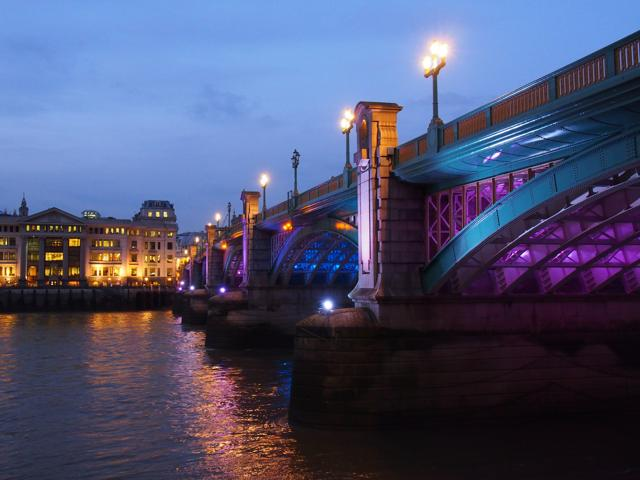
#> input picture image.jpg, 640 x 480 px, given in place of the camera
$ python 'Facial Recognition 6.py'   (older library calls are emulated)
#> lines starting #> are read from the running program, lines starting #| are printed output that depends on the picture
#filtering
import cv2
import numpy as np

cap = cv2.VideoCapture(0)

while True:
    _, frame = cap.read()
#> frame is the input picture: shape (480, 640, 3); mean B, G, R 110.6, 79.9, 76.7
    # [27 lines of commented-out code are left out]


    laplacian = cv2.Laplacian(frame, cv2.CV_64F)
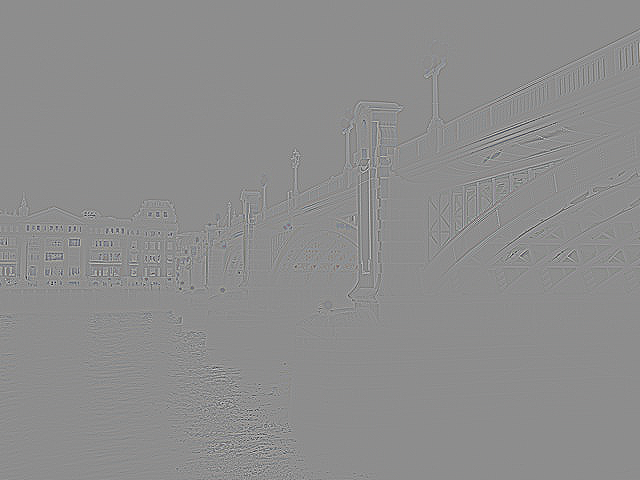
#> laplacian: shape (480, 640, 3) float64; mean B, G, R 0, 0, 0; drawn with min black and max white
    sobelx = cv2.Sobel(frame,cv2.CV_64F, 1, 0, ksize=5)
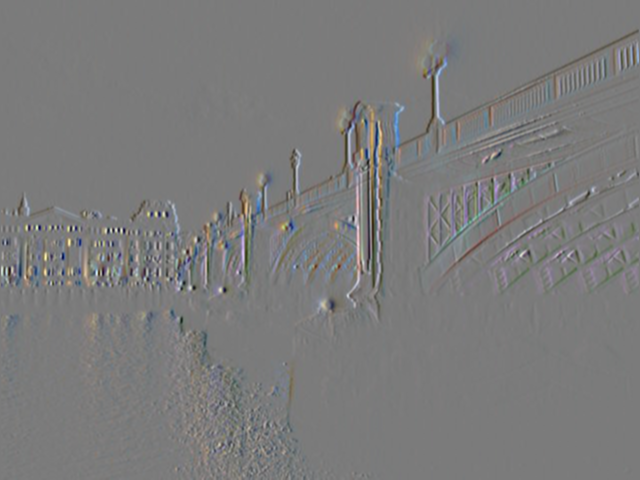
#> sobelx: shape (480, 640, 3) float64; mean B, G, R -14.1, -13.5, -11; drawn with min black and max white
    sobely = cv2.Sobel(frame, cv2.CV_64F, 0, 1, ksize=5)
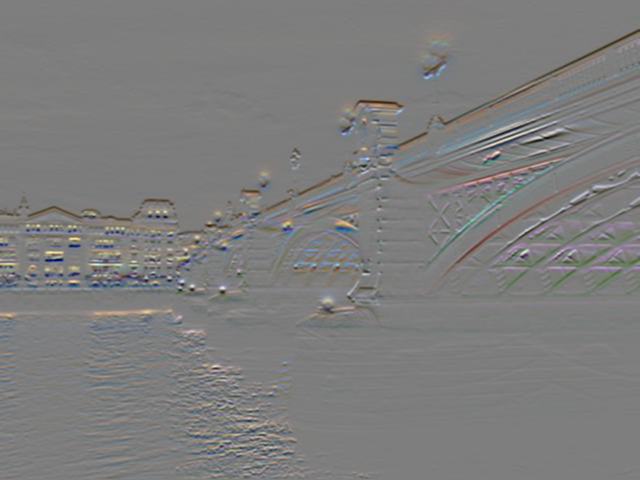
#> sobely: shape (480, 640, 3) float64; mean B, G, R -51.5, -34, -18; drawn with min black and max white
    edges = cv2.Canny(frame, 100,200)
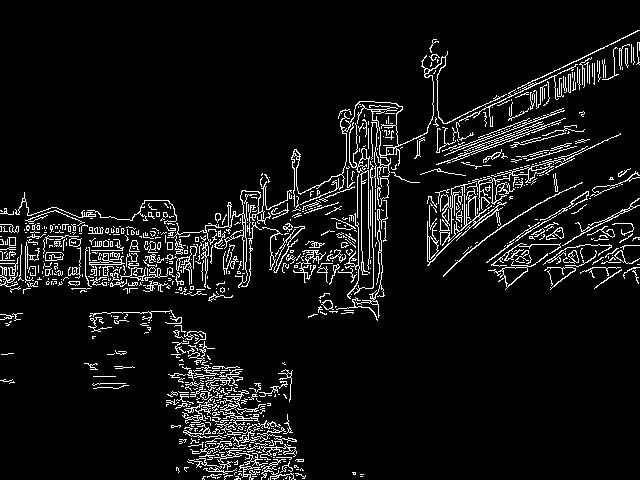
#> edges: shape (480, 640); 7.1% white in thin lines or dots


    cv2.imshow('test', edges)
    # cv2.imshow('test2', sobely)


    k = cv2.waitKey(5) & 0xFF
#> (key Esc is pressed here)

    if k == 27:
        break

cv2.destroyAllWindows()
cap.release()
